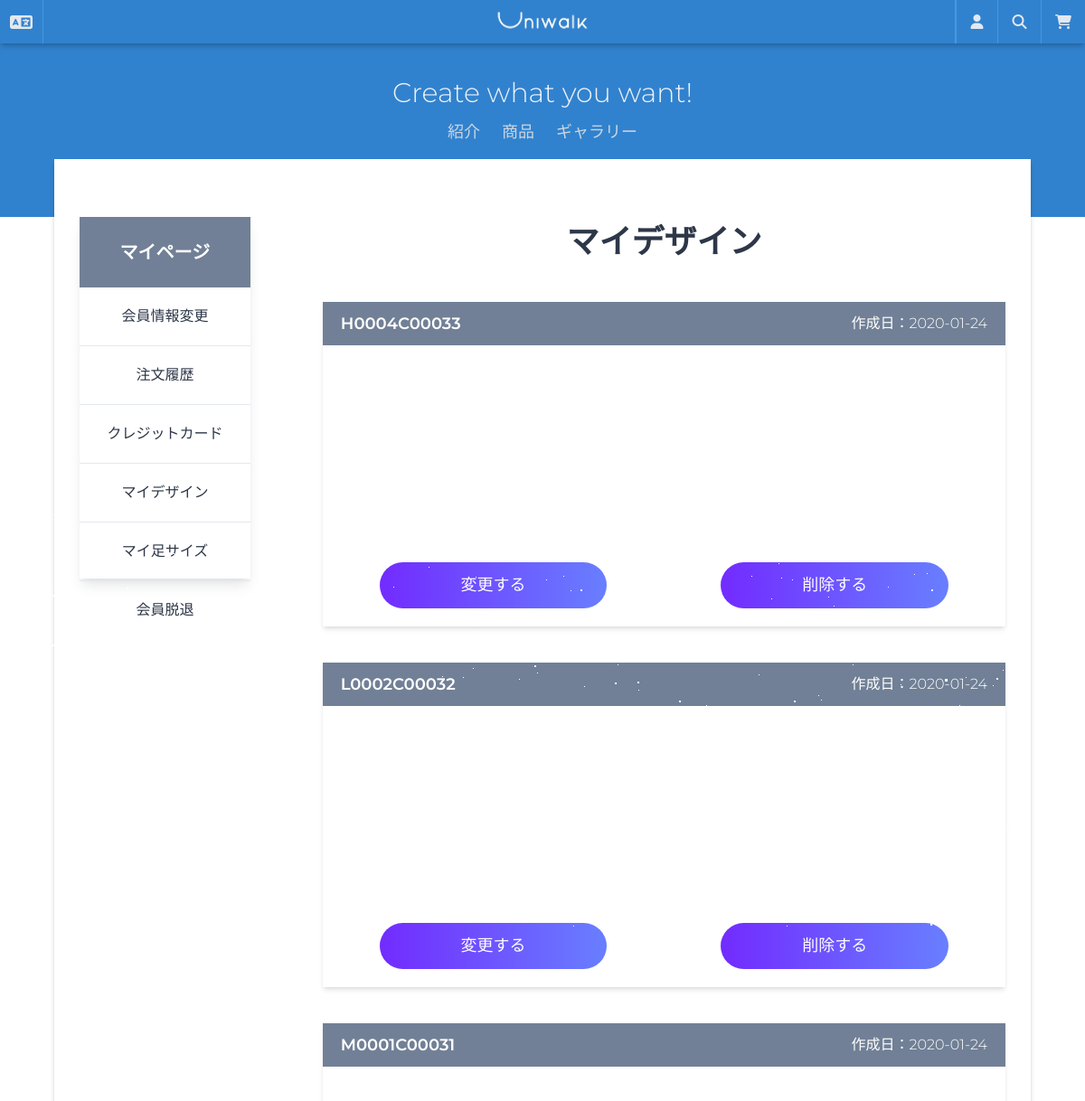
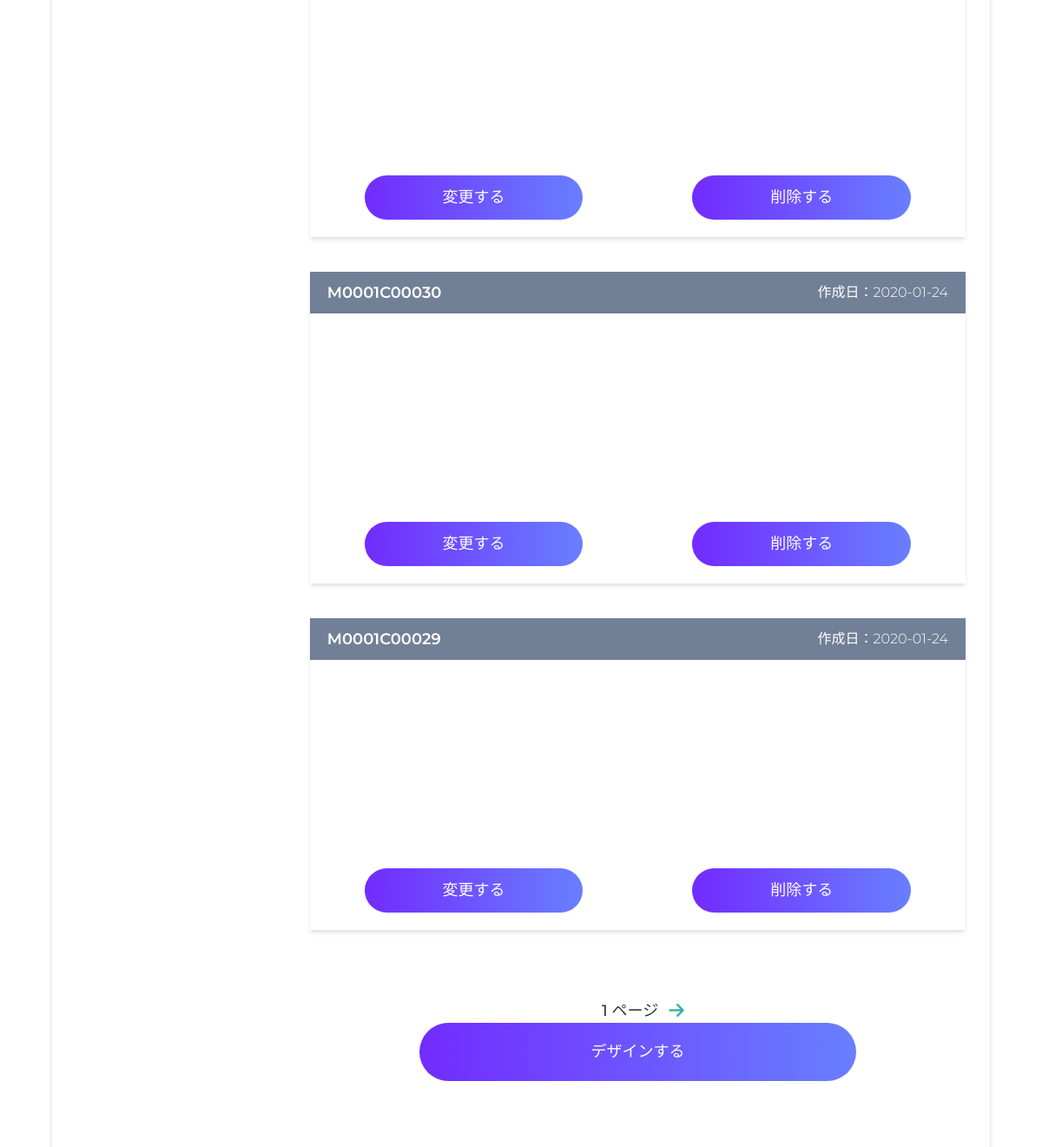
The app's page /users/mypage/mydesigns/ (signed in, upper part), older data (2 pictures, top to bottom).
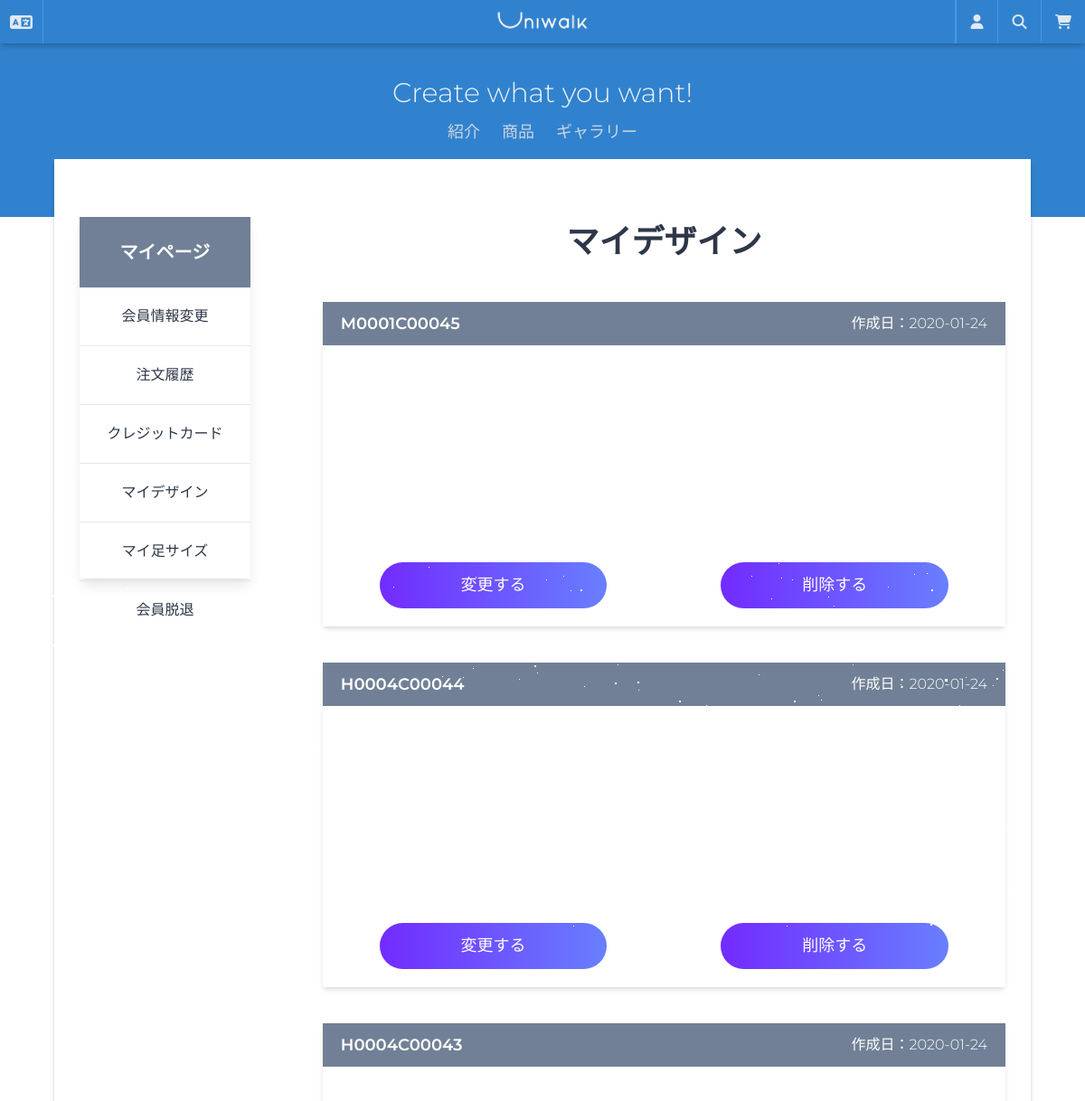
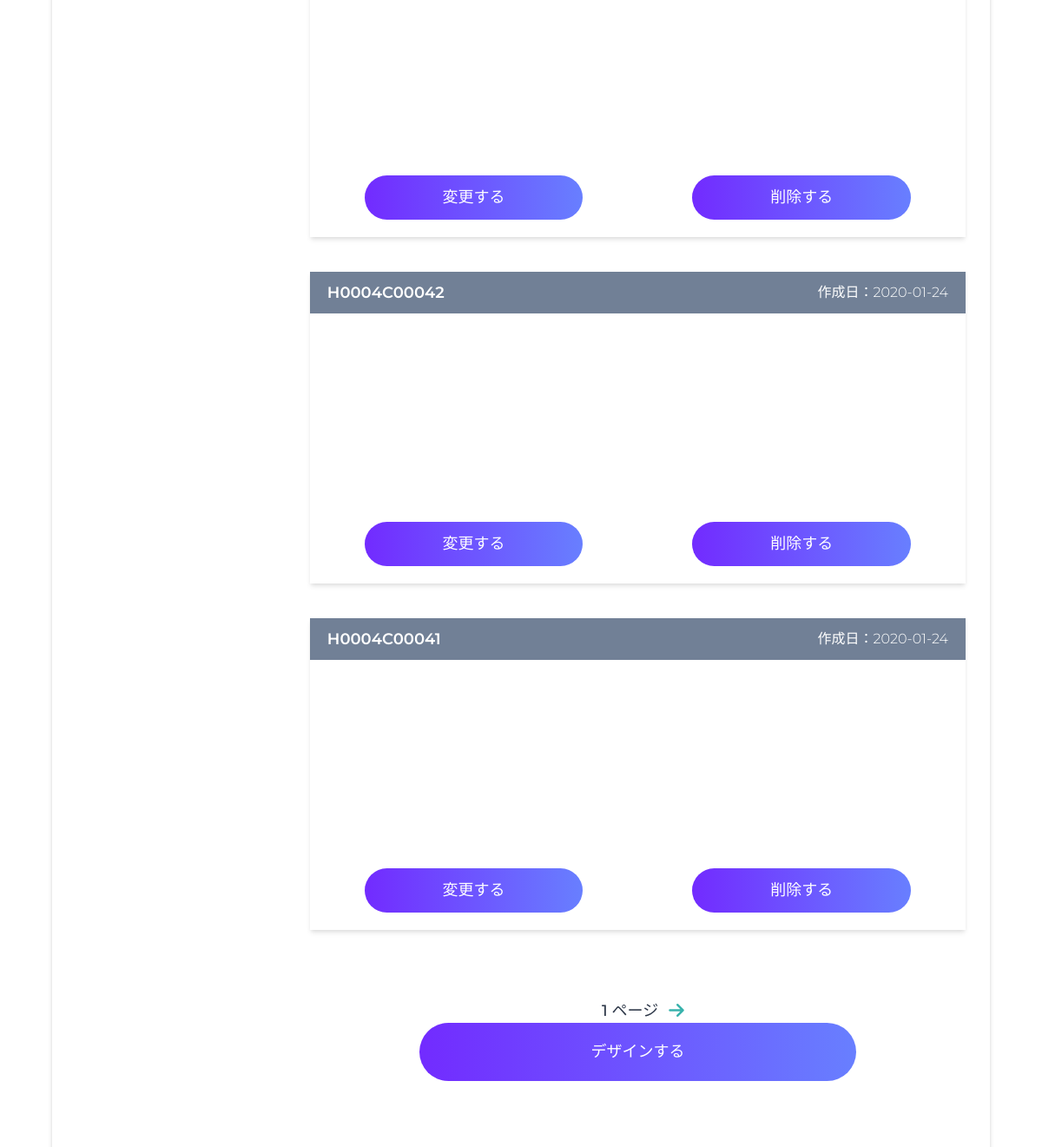
The same page, newer data (2 pictures, top to bottom).
### designs/models.py (models this page shows, shortened)
class Design(core_models.TimeStampedModel):
    user = models.ForeignKey(
        "users.User",
        related_name="design",
        verbose_name=_("ユーザ"),
        on_delete=models.SET_NULL,
        null=True,
        blank=True,
    )
    product = models.ForeignKey(
        "products.Product",
        related_name="design",
        verbose_name=_("商品"),
        on_delete=models.SET_NULL,
        null=True,
        blank=True,
    )
    outsole_color_left = models.CharField("アウトソール色(左)", max_length=7)
    outsole_material_left = models.ForeignKey(
        "Material",
        verbose_name=_("アウトソール素材(左)"),
        related_name="outsole_material_left",
        on_delete=models.SET_NULL,
        blank=True,
        null=True,
    )
    midsole_color_left = models.CharField("ミッドソール色(左)", max_length=7)
    midsole_material_left = models.ForeignKey(
        "Material",
        verbose_name=_("ミッドソール素材(左)"),
        related_name="midsole_material_left",
        on_delete=models.SET_NULL,
        blank=True,
        null=True,
    )
    uppersole_color_left = models.CharField("アッパーソール色(左)", max_length=7)
    uppersole_material_left = models.ForeignKey(
        "Material",
        verbose_name=_("アッパーソール素材(左)"),
        related_name="uppersole_material_left",
        on_delete=models.SET_NULL,
        blank=True,
        null=True,
    )
    shoelace_color_left = models.CharField("シューレース色(左)", max_length=7)
    shoelace_material_left = models.ForeignKey(
        "Material",
        verbose_name=_("シューレース素材(左)"),
        related_name="shoelace_material_left",
        on_delete=models.SET_NULL,
        blank=True,
        null=True,
    )
    tongue_color_left = models.CharField("タン色(左)", max_length=7)
    tongue_material_left = models.ForeignKey(
        "Material",
        verbose_name=_("タン素材(左)"),
        related_name="tongue_material_left",
        on_delete=models.SET_NULL,
        blank=True,
        null=True,
    )
    outsole_color_right = models.CharField("アウトソール色(右)", max_length=7)
    outsole_material_right = models.ForeignKey(
        "Material",
        verbose_name=_("アウトソール素材(右)"),
        related_name="outsole_material_right",
        on_delete=models.SET_NULL,
        blank=True,
        null=True,
    )
    midsole_color_right = models.CharField("ミッドソール色(右)", max_length=7)
    midsole_material_right = models.ForeignKey(
        "Material",
        verbose_name=_("ミッドソール素材(右)"),
        related_name="midsole_material_right",
        on_delete=models.SET_NULL,
        blank=True,
        null=True,
    )
    uppersole_color_right = models.CharField("アッパーソール色(右)", max_length=7)
    uppersole_material_right = models.ForeignKey(
        "Material",
        verbose_name=_("アッパーソール素材(右)"),
        related_name="uppersole_material_right",
        on_delete=models.SET_NULL,
        blank=True,
        null=True,
    )
    shoelace_color_right = models.CharField("シューレース色(右)", max_length=7)
    shoelace_material_right = models.ForeignKey(
        "Material",
        verbose_name=_("シューレース素材(右)"),
        related_name="shoelace_material_right",
        on_delete=models.SET_NULL,
        blank=True,
        null=True,
    )
    tongue_color_right = models.CharField("タン色(右)", max_length=7)
    tongue_material_right = models.ForeignKey(
        "Material",
        verbose_name=_("タン素材(右)"),
        related_name="tongue_material_right",
        on_delete=models.SET_NULL,
        blank=True,
        null=True,
    )
    design_number = models.CharField(
        _("番号"), max_length=40, default=create_custom_design_code, blank=True, null=True
    )
    customize_code = models.CharField("カスタマイズデザインコード", max_length=11)
    likes = models.ManyToManyField("users.User", verbose_name=_("いいねユーザ"), related_name="likes")
    class Meta:
        verbose_name = _("デザイン")
        verbose_name_plural = _("デザイン")

class Image(models.Model):
    design = models.ForeignKey(
        "Design",
        related_name="images",
        verbose_name="デザインid",
        on_delete=models.CASCADE,
        null=True,
        blank=True,
    )
    front = models.ImageField(_("正面"), upload_to="designs")
    side = models.ImageField(_("側面"), upload_to="designs")
    up = models.ImageField(_("上面"), upload_to="designs")
    down = models.ImageField(_("下面"), upload_to="designs")
    class Meta:
        verbose_name = _("デザインイメージ")
        verbose_name_plural = _("デザインイメージ")

### users/views.py (the view, shortened to what this page needs)
# urls.py: path("mypage/mydesigns/", views.MyDesignsListView.as_view(), name="mydesigns",),
class MyDesignsListView(mixins.LoggedInOnlyView, ListView):
    model = design_models.Design
    template_name = "designs/design-list.html"
    context_object_name = "designs"
    paginate_by = 5
    def get_queryset(self):
        try:
            return design_models.Design.objects.filter(user_id=self.request.user.pk).order_by("-created")
        except design_models.Design.DoesNotExist:
            return None

### carts/context_processors.py (called while the page is built)
def counter(request):
    item_count = 0
    if "admin" in request.META["PATH_INFO"]:
        return {}
    else:
        try:
            cart = Cart.objects.get(session_key=_session_key(request))
            cart_items = CartItem.objects.all().filter(cart=cart, active=True)
            for cart_item in cart_items:
                item_count += cart_item.quantity
        except Cart.DoesNotExist:
            item_count = 0
    return dict(item_count=item_count)

### carts/views.py (called while the page is built)
def _session_key(request):
    cart = request.session.session_key
    if not cart:
        cart = request.session.create()
    return cart

### users/models.py (called while the page is built)
    def get_absolute_url(self):
        return reverse("users:update-profile")

### templates/designs/design-list.html (shortened to what this page needs)
{% extends "base.html" %}
{% load i18n %}
{% block content %}
<div class="mx-auto pt-16 pb-10">
    <div class="container mx-auto flex">
        <div class="w-1/5 h-50vh shadow-lg">
            {% include 'partials/mypage-menu.html' %}
        </div>
        <div class="w-4/5 ml-20 flex flex-col mb-10">
            <h2 class="font-bold text-4xl text-center mb-10">{% trans 'マイデザイン' %}</h2>
            {% if designs %}
            {% for design in designs %}
            {% include 'mixins/designs/design-card.html' with design=design %}
            {% endfor %}
            <div class="flex items-center justify-center mx-auto container mt-10">
                <span class="mx-3 font-medium text-lg">
                </span>
                {% if page_obj.has_next %}
                <a href="?page={{ page_obj.next_page_number }}" class="text-teal-500">
                    <i class="fas fa-arrow-right fa-lg"></i>
                </a>
                {% endif %}
            </div>
            {% else %}
            <p class="flex justify-center items-center font-semibold h-full w-full text-center text-2xl">
                <i class="fas fa-dizzy fa-2x text-teal-500"></i> <span
                    class="ml-5">{% trans 'まだ作成したデザインがありません。' %}</span>
            </p>
            {% endif %}
            <a href="" class="btn w-2/3 mx-auto">{% trans 'デザインする' %}</a>
        </div>
    </div>
</div>
{% endblock content %}

### templates/mixins/designs/design-card.html (shortened to what this page needs)
{% load i18n %}
<div class="w-full mb-10 overflow-hidden shadow-md">
    <div class="w-full flex items-center justify-between bg-gray-600 h-12 text-white px-5">
        <h3 class="font-semibold text-lg">{{ design.customize_code }}</h3>
        <span class="">作成日：{{ design.created|date:'Y-m-d' }}</span>
    </div>
    {% with design.images.all|first as image %}
    <div class="flex flex-no-wrap py-10 px-5">
        <div style="background-image: url({{ image.front.url }});" class="w-1/4 h-40 bg-cover bg-center mr-3">
        </div>
        <div style="background-image: url({{ image.side.url }});" class="w-1/4 h-40 bg-cover bg-center mr-3">
        </div>
        <div style="background-image: url({{ image.up.url }});" class="w-1/4 h-40 bg-cover bg-center mr-3">
        </div>
        <div style="background-image: url({{ image.down.url }});" class="w-1/4 h-40 bg-cover bg-center">
        </div>
    </div>
    {% endwith %}
    <div class="w-full flex justify-around mb-5">
        <form method="POST" class="w-1/3">
            <button name="design_modify" class="btn bg-orange-500 text-white p-3">{% trans '変更する' %}</button>
        </form>
        <form method="POST" class="w-1/3">
            <button name="design_delete" class="btn bg-red-500 text-white p-3">{% trans '削除する' %}</a>
        </form>
    </div>
</div>

Row changes from the older to the newer data that the page shows:
no longer on this page (row unchanged): Design: customize_code "H0004C00033", created "2020-01-24"
no longer on this page (row unchanged): Design: customize_code "L0002C00032", created "2020-01-24"
no longer on this page (row unchanged): Design: customize_code "M0001C00031", created "2020-01-24"
no longer on this page (row unchanged): Design: customize_code "M0001C00030", created "2020-01-24"
no longer on this page (row unchanged): Design: customize_code "M0001C00029", created "2020-01-24"
added Design: customize_code "M0001C00045", created "2020-01-24"
added Design: customize_code "H0004C00044", created "2020-01-24"
added Design: customize_code "H0004C00043", created "2020-01-24"
added Design: customize_code "H0004C00042", created "2020-01-24"
added Design: customize_code "H0004C00041", created "2020-01-24"
